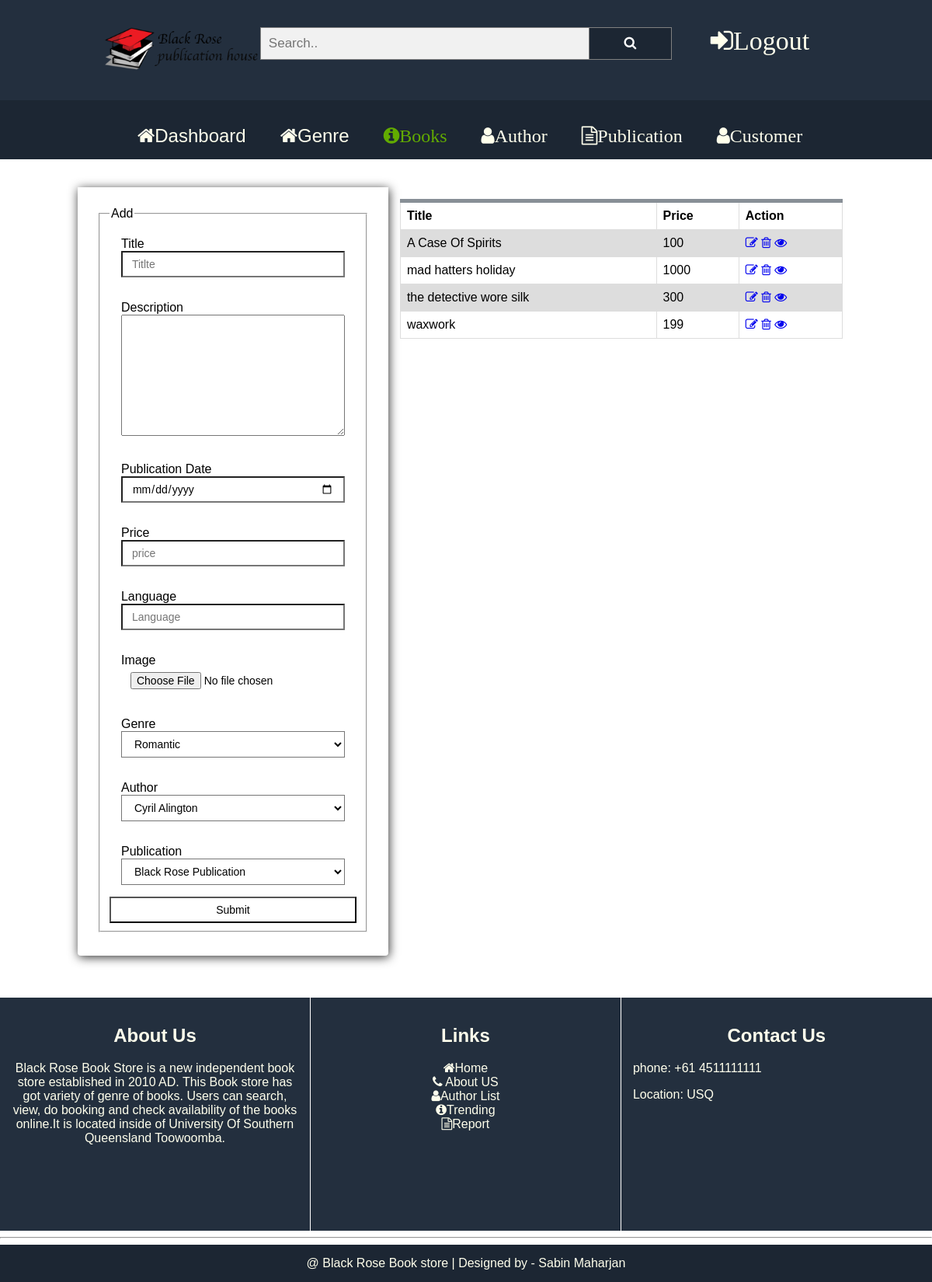
The app's page /books/index (signed in) with its own data.
### tables this page shows
CREATE TABLE tbl_books (
  				id INTEGER PRIMARY KEY,
  				title TEXT,
  				description TEXT,
                publication_date TEXT,                
                price  REAL,
                image TEXT,
                language TEXT,             
                author_id INTEGER NOT NULL,
                genre_id INTEGER NOT NULL,
                publisher_id INTEGER NOT NULL,
                timestamp DATETIME DEFAULT CURRENT_TIMESTAMP,
                FOREIGN KEY(author_id) REFERENCES tbl_authors(id),
                FOREIGN KEY(genre_id) REFERENCES tbl_genre(id),
                FOREIGN KEY(publisher_id) REFERENCES tbl_publishers(id)
 
          
                );

### app/Controller/books.php (called while the page is built, shortened)
<?php
class Books extends Controller{
    private $book;
    public function __construct(){
        $this->book=$this->model('Book');
        $this->genre=$this->model('Genre');
        $this->author=$this->model('Author');
        $this->publisher=$this->model('Publisher');
    }
    public function index(){
        $books = $this->book->get();
        $genres = $this->genre->get();
        $authors = $this->author->get();
        $publishers = $this->publisher->get();
        $data=[
            'genres'=>$genres,
            'books'=>$books,
            'publishers'=>$publishers,
            'authors'=>$authors
        ];
        $this->view('book/index', $data);
    }
}
?>

### index.php (called while the page is built, shortened)
<?php
 $init = new Core;
 ?>

### app/Libraries/Libcommon.php (called while the page is built, shortened)
<?php
  class Libcommon{
    private $db;
    private $table;
    public function __construct($table=""){
      $this->table=$table;
    }
    public function openDBConnection(){
      try{
          $this->db=new SQLITE3(dirname(dirname(dirname(__FILE__))).'/database/'.DB);
        } catch(Exception $e){
          $this->error = $e->getMessage();
          echo $this->error;
        }
    }
    public function query($sql){
      return $this->db->query($sql);
    }
    public function get($fields="*",$condition="1=1"){
      $sql = "SELECT $fields FROM $this->table WHERE $condition";
        $result = $this->query($sql);
        if($result)
        {
          return $result;
        }
        else
        {
          return "ERROR! failed to update ".$this->table." Info.";
        }
    }
}

### resources/views/admin/book/index.php (the view)
<?php
	require(BACKEND."include/header.php");
    require(BACKEND."include/nav.php");
?>
	<main>
		<article>
      <?php 	?>	<br>	<br>
			<section class="row">
                <div class="row">
				<div class="col-id-1"></div>
				<div class="col-id-4 form_body">
				    <form id="login_form"  action="<?php echo SITEROOT ;?>books/create"  method="post" enctype="multipart/form-data">
                        <fieldset>
                            <legend>Add</legend>
                                <div class="col-id-12">
                                    <label for="title">Title </label><div id="err-title"></div>
                                    <input type="text" class="form-control" id="title"  name="title" placeholder="Titlte" required>
                                </div>
								<div class="col-id-12">
                                    <label for="description">Description </label><div id="err-description"></div>
                                    <textarea id="description"  name="description" placeholder="Description" rows="10" cols="50">
                                    </textarea>
                                </div>
                                <div class="col-id-12 ">
                                    <label for="publication_date">Publication Date </label><div id="err-publication_date"></div>
                                    <input type="date" class="form-control" id="publication_date"  name="publication_date" placeholder="Publication date">
                                </div>
                                <div class="col-id-12 ">
                                    <label for="price">Price </label><div id="err-price"></div>
                                    <input type="text" class="form-control" id="price"  name="price" placeholder="price" required>
                                </div>
                                <div class="col-id-12 ">
                                    <label for="language">Language </label><div id="err-language"></div>
                                    <input type="text" class="form-control" id="language"  name="language" placeholder="Language">
                                </div>
                                <div class="col-id-12 ">
                                    <label for="image">Image </label><div id=""></div>
                                    <input type="file" class="form-control" id="image"  name="image" placeholder="image">
                                </div>
                                <div class="col-id-12 ">
                                    <label for="description">Genre </label><div id="err-genre_id"></div>
                                    <select name="genre_id" class="form-control">
                                      <?php while( $genre=$data['genres']->fetchArray()){ ?>
                                      <option value="<?php echo $genre['id'] ?>"><?php echo $genre['title'] ?></option>
                                      <?php } ?>
                                    </select>
                                </div>
                                <div class="col-id-12 ">
                                    <label for="author">Author </label><div id="err-author"></div>
                                    <select name="author_id" class="form-control">
                                      <?php while( $author=$data['authors']->fetchArray()){ ?>
                                      <option value="<?php echo $author['id'] ?>"><?php echo $author['full_name'] ?></option>
                                      <?php } ?>
                                    </select>
                                </div>
                                <div class="col-id-12 ">
                                    <label for="publication">Publication </label><div id="err-publishers"></div>
                                    <select name="publisher_id" class="form-control">
                                      <?php while( $genre=$data['publishers']->fetchArray()){ ?>
                                      <option value="<?php echo $genre['id'] ?>"><?php echo $genre['title'] ?></option>
                                      <?php } ?>
                                    </select>
                                </div>
                                <br>
                                <input type="submit" name="submit" class="submit btn form-control" value="Submit" />
                        </fieldset>
                    </form>
				</div>
				<div class="col-id-6">
				<table class="">
					<tr>
						<th>Title</th>
						<th>Price</th>
						<th>Action</th>
					</tr>
                    <?php
                    $controllers="books";
					while ($row = $data['books']->fetchArray()) {?>
					<tr>
						<td><?php echo $row['title'];?></td>
						<td><?php echo $row['price'];?></td>
						<td><?php
						include(BACKEND."include/action_button.php"); ?></td>
					</tr>
					<?php
					}
					?>
				</table>
					<br>
					<br>
					<br>
			</section>
			<br><br><br>
		</article>
	</main>
<?php
	require(BACKEND.'include/footer.php');
?>

### resources/views/admin/include/action_button.php
<a href="<?php echo SITEROOT.$controllers.'/edit/'.$row['id'] ;?>" class="btn btn-dark btn-block"><i class="fa fa-pencil-square-o" aria-hidden="true"></i></a>
<a href="<?php echo SITEROOT.$controllers.'/delete/'.$row['id'] ;?>" class="btn btn-dark btn-block"><i class="fa fa-trash-o" aria-hidden="true"></i></a>
<a href="<?php echo SITEROOT.$controllers.'/show/'.$row['id'] ;?>" class="btn btn-dark btn-block"><i class="fa fa-eye" aria-hidden="true"></i></a>

### public/style/style.css (style rules this page uses)
.row::after { content: ""; clear: both; display: block; }
[class*="col-id-"] { float: left; padding: 15px; }
.col-id-1 { width: 8.33%; }
.col-id-4 { width: 33.33%; }
.col-id-6 { width: 50%; }
.col-id-12 { width: 100%; }
* { font-family: "Comic Sans MS", cursive, sans-serif; box-sizing: border-box; scroll-behavior: smooth; }
body { margin:0px auto; }
a { text-decoration-line: none; }
.form-control { display: block; width: 100%; height: 34px; padding: 6px 12px; font-size: 14px; vertical-align: middle; background-color: #fff; }
.form_body { padding: 25px 25px 30px 25px; box-shadow: 1px 2px 13px 0px #333; -moz-border-radius: 0 0 4px 4px; -webkit-border-radius: 0 0 4px 4px; border-radius: 0 0 4px 4px; text-align: left; transition: all .4s ease-in-out; }
textarea { width: 100%; }

### public/style/custom.css (style rules this page uses)
table { font-family: arial, sans-serif; border-collapse: collapse; width: 100%; border-top: 5px solid #888F96; }
td, th { border: 1px solid #dddddd; text-align: left; padding: 8px; }
tr:nth-child(even) { background-color: #dddddd; }

### records on screen
tbl_books: title "A Case Of Spirits", price "100"
tbl_books: title "mad hatters holiday", price "1000"
tbl_books: title "the detective wore silk", price "300"
tbl_books: title "waxwork", price "199"

### other values on screen
form field genre_id "Romantic"
form field author_id "Cyril Alington"
form field publisher_id "Black Rose Publication"
